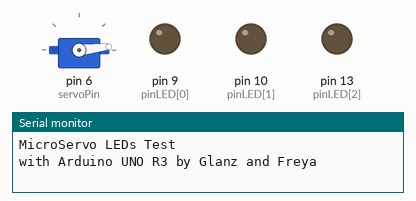
This sketch was run on a simulated Arduino Uno, built with avr-gcc and run on an emulated ATmega328P. On the bench: servo, output pins drawn as LEDs (lit = HIGH), the last lines printed to the serial monitor.

Above: at 0.16 s.
At 0.8 s:
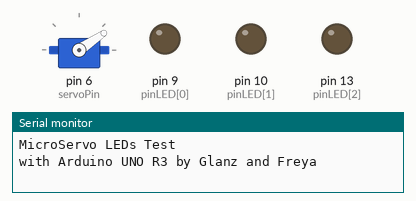
At 1.45 s:
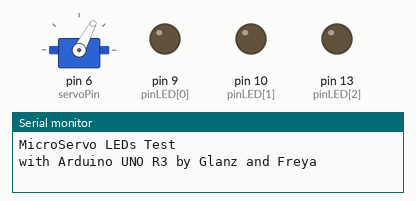
At 3.39 s:
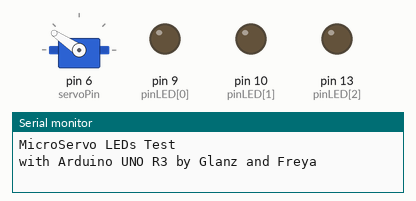
At 19.97 s:
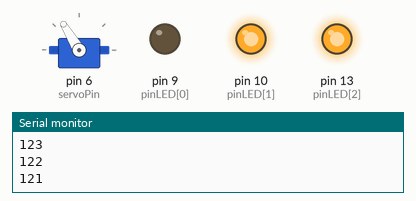
At 39.79 s:
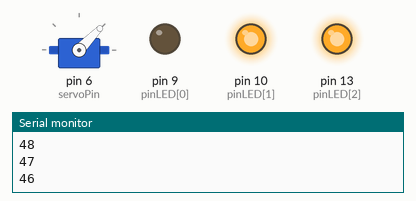
Timing chart, 0 to 40.0 s (numbered marks = the images above):
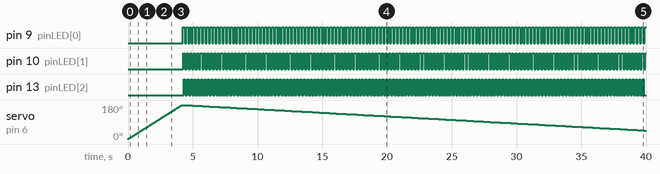

Measured:
- by itself, pin 9 (pinLED[0]): LOW → HIGH at 4.2 s, → LOW 0.15 s later, → HIGH 0.11 s later, → LOW 0.15 s later, … (271 changes in this stretch)
- by itself, pin 10 (pinLED[1]): LOW → HIGH at 4.3 s, → LOW 0.12 s later, → HIGH 0.14 s later, → LOW 0.12 s later, … (271 changes in this stretch)
- by itself, pin 13 (pinLED[2]): LOW → HIGH at 4.3 s, → LOW 0.10 s later, → HIGH 0.17 s later, → LOW 0.10 s later, … (270 changes in this stretch)
- by itself, servo on pin 6 (servoPin): rises from 0° to 180° in 4.1 s, then falls to 45° in 35.7 s

The sketch:

MicroServoTest2.ino
```cpp
#include <Servo.h>
int servoPin = 6;
Servo ServoFreja;
int pos = 0;
const int numLED = 3;
const int pinLED[numLED] = {9,10,13};

void setup() {
   for(int i=0; i<3; i++) {
    pinMode(pinLED[i], OUTPUT);
    }
   Serial.begin(9600);
   Serial.println("MicroServo LEDs Test");
   Serial.println("with Arduino UNO R3 by Glanz and Freya");
   // We need to attach the servo to the used pin number
   ServoFreja.attach(servoPin);
}
void loop(){
    for (pos = 0; pos <= 180; pos += 1) {
    ServoFreja.write(pos);
    delay(23);
    // waits 23ms for the servo to reach the position
  }
  for (pos = 180; pos >= 0; pos -= 1) {
    ServoFreja.write(pos);
    Serial.println(pos);
    delay(45);
    for(int i=0; i<3; i++){
    digitalWrite(pinLED[i], HIGH);
    delay(50);
    }
    for(int i=0; i<3; i++){
    digitalWrite(pinLED[i], LOW);
    delay(23);
    }
  }
}
```
